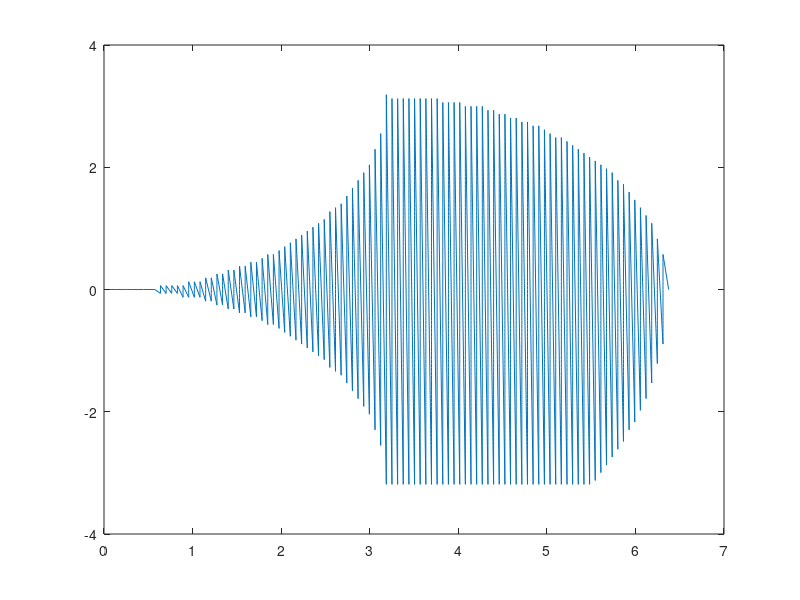

MATLAB code to generate this figure:
clear
clc
xList = [];
yList = [];
L1 = 3.1875;
L2 = 3.1875;
for x = 0.0:0.06375:6.375
    for y = -3.1875:0.06375:3.1875
        t2_1_P1 = atan2d(x,y);
        sqrtPart = sqrt(x^2+y^2-((x^2+y^2)/(2*L2))^2);
        if isreal(sqrtPart)
            t2_1_P2 = -atan2d((x^2+y^2)/(2*L2), sqrtPart);
            t2_1 = t2_1_P1 + t2_1_P2;
            t1_1 = acosd((x-(L2*cosd(t2_1)))/L1);
            if (t2_1 >= 0 && t2_1 <=90) && (t1_1 >= 0 && t1_1 <=90)
                xList = [xList, x];
                yList = [yList, y];
            end
        end
    end
end
plot(xList,yList);


